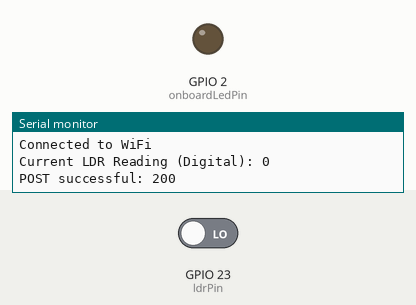
This sketch was run on a simulated ESP32. On the bench: output pins drawn as LEDs (lit = HIGH), the last lines printed to the serial monitor. Inputs (shaded band) come from the test bench; at power-on: GPIO 23 (ldrPin) LOW. WiFi joins after 1.5 s; servers stay silent unless stated; uploads are accepted with an empty reply.

Above: at 3.2 s.
3.3 s: GPIO 23 (ldrPin) driven HIGH
At 8.4 s:
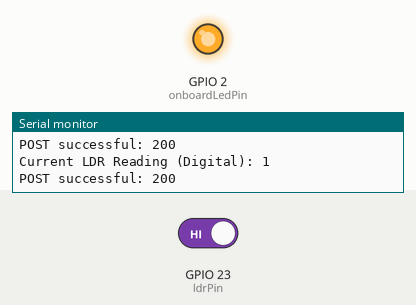
9.1 s: GPIO 23 (ldrPin) driven LOW
At 13.5 s:
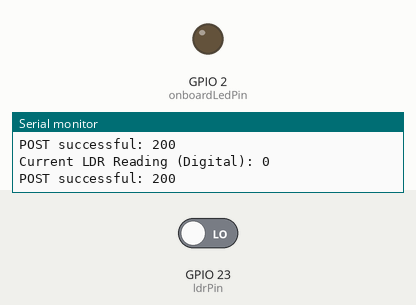
Timing chart, 0 to 15.0 s (numbered marks = the images above; inputs shaded):
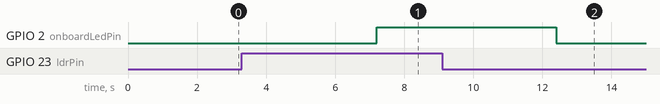

Measured:
- after the input at 3.3 s, GPIO 2 (onboardLedPin): LOW → HIGH after 3.9 s
- after the input at 9.1 s, GPIO 2 (onboardLedPin): HIGH → LOW after 3.3 s

The sketch:

My_Room.ino
```cpp
#include <WiFi.h>
#include <HTTPClient.h>
#include <ArduinoJson.h>

const char *ssid = "Upayan";
const char *webhookUrl = "https://discord.com/api/webhooks/1297230486061453400/UyLrW8xUwTysF5-r8ACi2EEYdxGukCgUrCwo6smlTm0N8Z0MUe5SQe13fbTzOdHhc_hk";
const int ldrPin = 23;
const int onboardLedPin = 2;

void setup()
{
  Serial.begin(115200);
  pinMode(ldrPin, INPUT);
  pinMode(onboardLedPin, OUTPUT);
  connectToWiFi();
}

void loop()
{

  int ldrValue = digitalRead(ldrPin);

  Serial.print("Current LDR Reading (Digital): ");
  Serial.println(ldrValue);

  if (ldrValue == HIGH)
  {
    digitalWrite(onboardLedPin, HIGH);
  }
  else
  {
    digitalWrite(onboardLedPin, LOW);
  }

  sendStatsToDiscord(ldrValue);
  delay(5000);
}

void connectToWiFi()
{
  Serial.println("Connecting to WiFi...");
  WiFi.begin(ssid);
  while (WiFi.status() != WL_CONNECTED)
  {
    delay(1000);
    Serial.println("Connecting...");
  }
  Serial.println("Connected to WiFi");
}

void sendStatsToDiscord(int ldrValue)
{
  if (WiFi.status() == WL_CONNECTED)
  {
    HTTPClient http;
    http.begin(webhookUrl);
    http.addHeader("Content-Type", "application/json");

    StaticJsonDocument<512> jsonDoc;
    JsonArray embeds = jsonDoc.createNestedArray("embeds");
    JsonObject embed = embeds.createNestedObject();

    embed["title"] = "ESP32 LDR Stats";
    embed["description"] = "Light status from the ESP32 LDR module.";
    embed["color"] = 7506394;

    JsonArray fields = embed.createNestedArray("fields");

    JsonObject field1 = fields.createNestedObject();
    field1["name"] = "LDR Reading (Digital)";
    field1["value"] = ldrValue == HIGH ? "Light Detected" : "Dark";
    field1["inline"] = true;

    String jsonString;
    serializeJson(jsonDoc, jsonString);

    int httpResponseCode = http.POST(jsonString);

    if (httpResponseCode > 0)
    {
      Serial.printf("POST successful: %d\n", httpResponseCode);
    }
    else
    {
      Serial.printf("POST failed: %s\n", http.errorToString(httpResponseCode).c_str());
    }
    http.end();
  }
  else
  {
    Serial.println("WiFi not connected!");
  }
}
```
